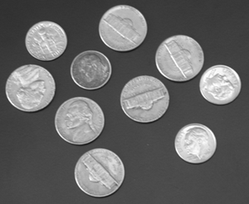
%> input picture hw5/coins.png, 249 x 204 px, shrunk from 300 x 246 before the run
$ octave hw5.m   (GNU Octave 9; MATLAB toolbox functions it lacks are replaced by stand-ins)
%> lines starting %> are read from the running program, lines starting %| are printed output that depends on the picture; in (x1, y1, x2, y2) boxes, pixels count from 0 and x2, y2 are one past the last pixel; in counts of white or black regions, pixels touching at a corner belong together; the program's own positions count from 1
%% p1
clear;clc;
% [67 lines of commented-out code are left out]

%% p2
% [58 lines of commented-out code are left out]

%% p3
coins = imread('D:\ucsd\ece253\hw5\coins.png');
%> coins is the input picture: size 204x249 uint8; min 23, max 255, mean 103
wheels = imread('D:\ucsd\ece253\hw5\wheels.png');
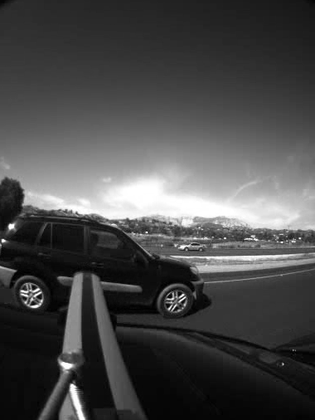
%> input picture hw5/wheels.png, 315 x 420 px, shrunk from 380 x 506 before the run
%> wheels is the input picture: size 420x315 uint8; min 0, max 255, mean 73.8
img = wheels;
filterx = [-1 0 1; -2 0 2; -1 0 1];
filtery = [-1 -2 -1; 0 0 0; 1 2 1];
Ix= conv2(img,filterx,'same');
Iy= conv2(img,filtery,'same');
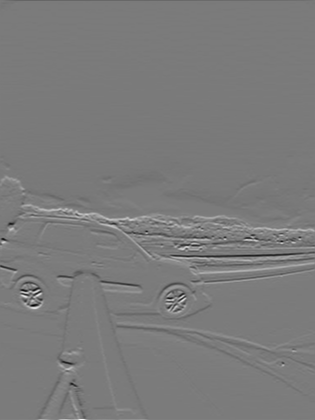
%> Iy: size 420x315 double; min -952, max 1015, mean 0.1; drawn with min black and max white
g=sqrt(Ix.*Ix+Iy.*Iy);
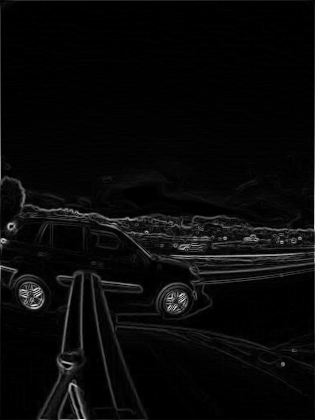
%> g: size 420x315 double; min 0, max 1015, mean 36.1; drawn with min black and max white
% figure;imshow(g, []);title('The original gradient magnitude image');

gmax = max(g(:));
%> gmax = 1015
edgeThresh = graythresh(g/gmax);
%> edgeThresh = 0.153
edgeThresh = gmax * edgeThresh;
%> edgeThresh = 155.2
e = g > edgeThresh; % edge image
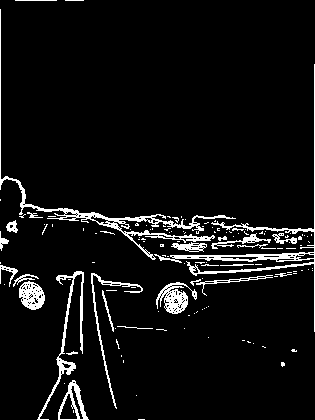
%> e: size 420x315 logical; 6.3% white in thin lines or dots
% figure;imshow(e, []);title('The edge image');
[rows, cols] = find(e);
%> rows = 8284 values from 1 to 420; cols = 8284 values from 1 to 315

for R = 10:20
    cht = zeros(size(img));
    for i = 1:size(rows, 1)
        r = rows(i);
        c = cols(i);
        xc = ceil(c - Ix(r, c)*R/g(r, c));
        yc = ceil(r - Iy(r, c)*R/g(r, c));
        if xc <= 0 || yc <= 0 || xc > size(img, 1) || yc > size(img, 2)
            continue
        end
        cht(xc, yc) = cht(xc, yc) + 1;
    end

    threshold = 0.5*max(cht(:));
    img_after_threshold = cht > threshold;

    [x_result, y_result] = find(img_after_threshold);
    figure;imshow(img); hold on; plot(x_result, y_result,'rx','linewidth',2); hold off;
end
%> this loop made 11 passes
%> (threshold, x_result, y_result) on passes 1, 2, 8, 9, 10, 11: (9, 35, 300), (6.5, [28; 30; 34; 34; 34; 35; 34; 35; 178; 177; 176], [287; 294; 297; 298; 299; 299; 300; 300; 302; 303; 304]), (6.5, [29; 30; 29; 29; 178; 176; 177; 175], [293; 293; 300; 301; 301; 302; 302; 304]), (6, [29; 30; 29; 28; 177; 178; 177; 178; 175; 176], [294; 294; 295; 301; 302; 302; 303; 303; 304; 304]), (6.5, [29; 30; 28; 179; 177; 178; 179; 177; 178; 177], [295; 295; 302; 302; 303; 303; 303; 304; 304; 305]), (7.5, [178; 179; 177; 178], [304; 304; 305; 305])
%> threshold on passes 3 to 7: 5, 5.5, 5, 5, 5
%> pass 1, `img_after_threshold = cht > threshold;`:
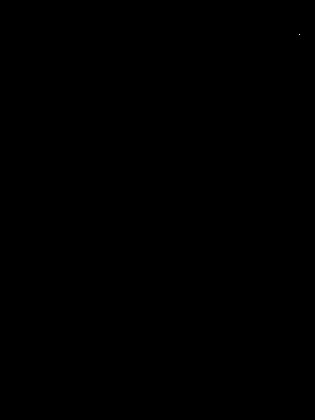
%> img_after_threshold: size 420x315 logical; 0% white in thin lines or dots, all inside (x1, y1, x2, y2) = (299, 34, 300, 35)
%> pass 1, `plot(x_result, y_result,'rx','linewidth',2)`:
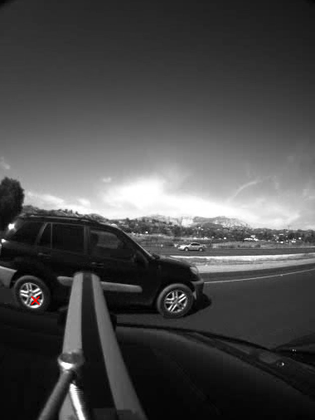
%> figure redrawn from the program's plot data
%> pass 2, `plot(x_result, y_result,'rx','linewidth',2)`:
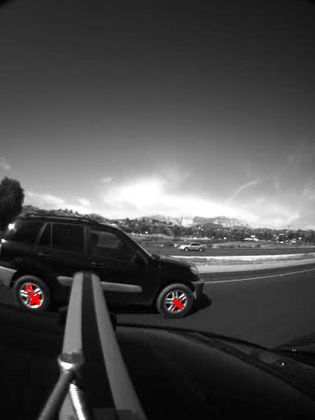
%> figure redrawn from the program's plot data
